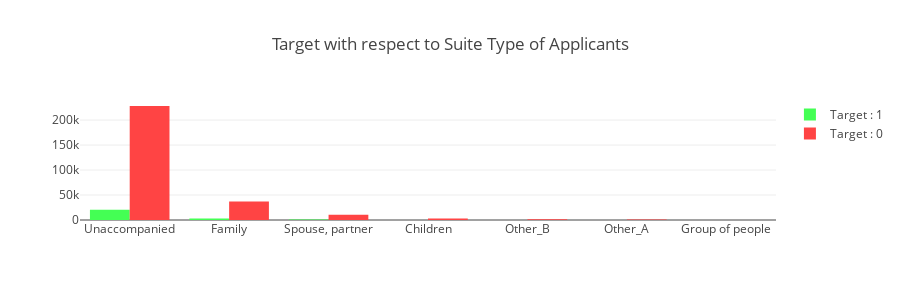
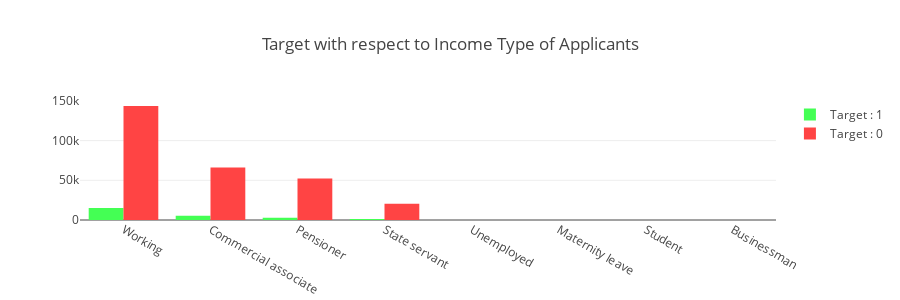

The notebook cell saved with these charts, in order:
### Markdown cell above
> Top 3 Type Suites which applies for loan are the houses which are unaccompanined with close to 250K applications, followed by Family and Spouse related families  
> The income type of people who applies for loan include about 8 categroes, top ones are : 
    - Working Class (158K)
    - Commercial Associate (71K)
    - Pensiner (55K)

### 2.5.2 How does Target Varies with Suite and Income Type of Applicants

### Code cell
gp('NAME_TYPE_SUITE', 'Target with respect to Suite Type of Applicants')
gp('NAME_INCOME_TYPE', 'Target with respect to Income Type of Applicants')

### Figure 1 — Plotly figure (JSON) as saved in the notebook; plotly's stock layout.template omitted (floating-point values rounded to 4 significant figures)
{"data": [{"marker": {"color": "#44ff54"}, "name": "Target : 1", "type": "bar", "x": ["Unaccompanied", "Family", "Spouse, partner", "Children", "Other_B", "Other_A", "Group of people"], "y": [20337, 3009, 895, 241, 174, 76, 23]}, {"marker": {"color": "#ff4444"}, "name": "Target : 0", "type": "bar", "x": ["Unaccompanied", "Family", "Spouse, partner", "Children", "Other_B", "Other_A", "Group of people"], "y": [228189, 37140, 10475, 3026, 1596, 790, 248]}], "layout": {"barmode": "group", "height": 300, "title": "Target with respect to Suite Type of Applicants"}}

### Figure 2 — Plotly figure (JSON) as saved in the notebook; plotly's stock layout.template omitted (floating-point values rounded to 4 significant figures)
{"data": [{"marker": {"color": "#44ff54"}, "name": "Target : 1", "type": "bar", "x": ["Working", "Commercial associate", "Pensioner", "State servant", "Unemployed", "Maternity leave"], "y": [15224, 5360, 2982, 1249, 8, 2]}, {"marker": {"color": "#ff4444"}, "name": "Target : 0", "type": "bar", "x": ["Working", "Commercial associate", "Pensioner", "State servant", "Student", "Unemployed", "Businessman", "Maternity leave"], "y": [143550, 66257, 52380, 20454, 18, 14, 10, 3]}], "layout": {"barmode": "group", "height": 300, "title": "Target with respect to Income Type of Applicants"}}
